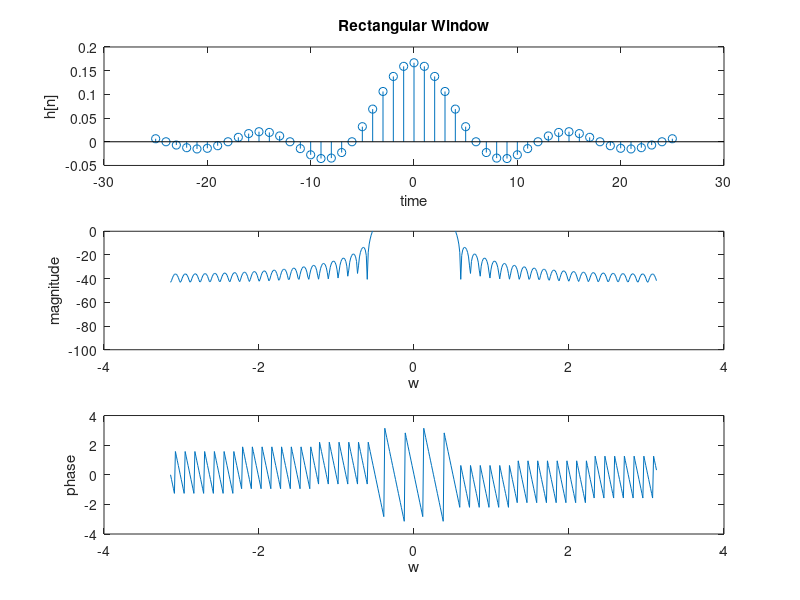
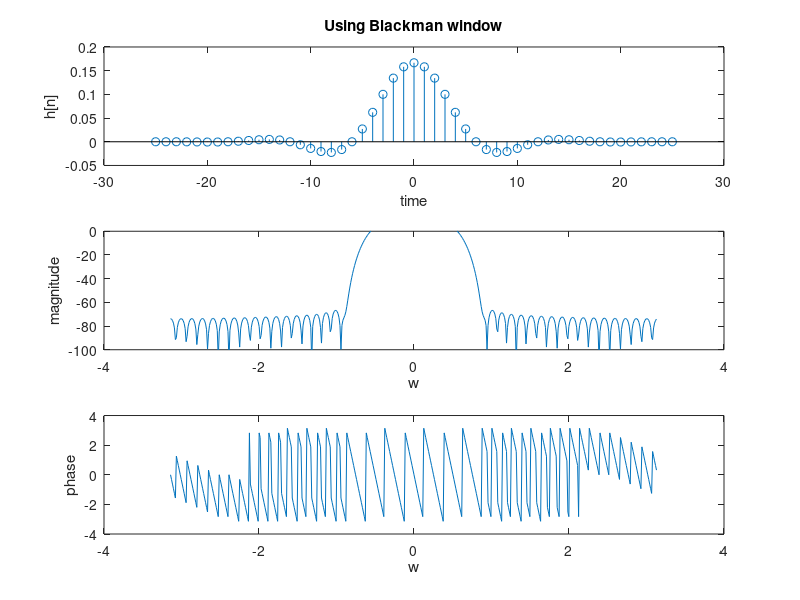
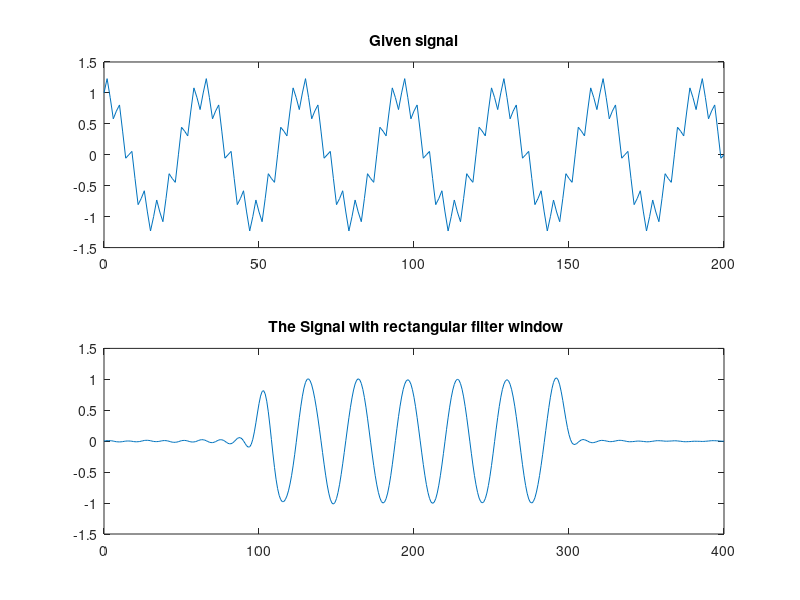
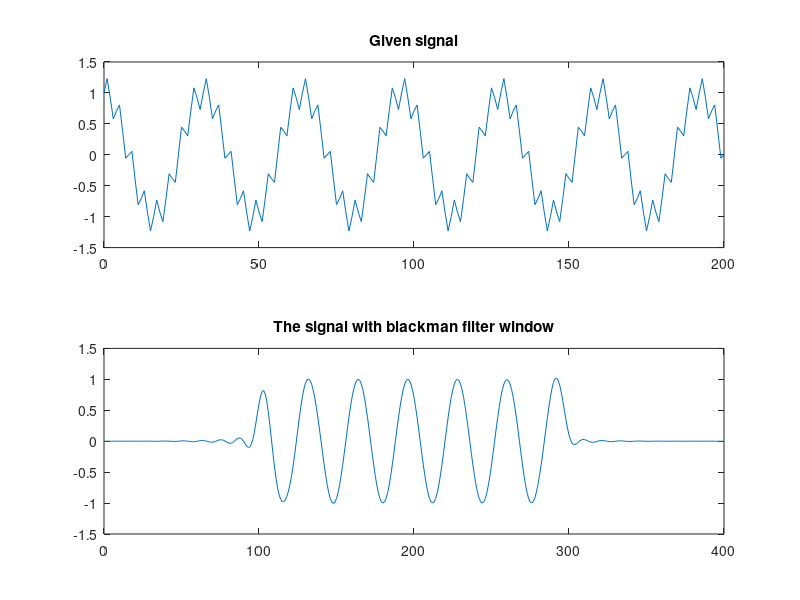

MATLAB code to generate these figures, in order:
% a)b)

N=51;
M=(N-1)/2;
x=[0:N-1];
Hd=sinc((x-M)/6)/6;
w=ones(N,1);
h=Hd.*w';
h=h';
h(abs(h)< exp(-10))=0;
figure();
subplot (3,1,1) , stem(-25:25,h);title("Rectangular Window");

N=500;
Hw=fft(h,N);
Hw=fftshift(Hw);
xlabel("time");ylabel("h[n]");
subplot (3,1,2) , plot(-pi:2*pi/N:pi-(2*pi/N),20*log10(abs(normalize(Hw))));
ylim([-100,0]);xlabel("w");ylabel("magnitude");
subplot (3,1,3) , plot(-pi:2*pi/N:pi-(2*pi/N),angle(Hw));
xlabel("w");ylabel("phase");
h1=h;


%-----------------------
%c)d)
N=51;
M=(N-1)/2;
x=[0:N-1];
Hd=sinc((x-M)/6)/6;
w=ones(N,1);
h=Hd.*blackman(N)';
h=h';
h(abs(h)< exp(-10))=0;
figure()
subplot (3,1,1) , stem(-25:25,h);title("Using Blackman window")

Hw = fft(h,500);
N=500;
Hw = fftshift(Hw);
xlabel("time");ylabel("h[n]");
subplot (3,1,2) , plot(-pi:2*pi/N:pi-(2*pi/N),20*log10(abs(normalize(Hw))));
ylim([-100,0]);xlabel("w");ylabel("magnitude");
subplot (3,1,3) , plot(-pi:2*pi/N:pi-(2*pi/N),angle(Hw));
xlabel("w");ylabel("phase");
h2=h;
%-------------------------

N=201;
n=[0:N-1];
x=cos(pi*n/16) + sin(pi*n/2)/4;
M=(N-1)/2;
Hd=sinc((n-M)/6)/6;
w=ones(N,1);
h=Hd.*w';
h=h';
y=conv(x,h);
figure()
subplot(2,1,1) , plot(n,x);ylim([-1.5,1.5]);title("Given signal");ylim([-1.5,1.5])
subplot(2,1,2) , plot(0:length(y)-1,y);ylim([-1.5,1.5]);title(" The Signal with rectangular filter window");ylim([-1.5,1.5]);

%----------------------
n=(0:N-1);
M=(N-1)/2;
Hd=sinc((n-M)/6)/6;
w=ones(N,1);
h=Hd.*blackman(N)';
y=conv(x,h');
figure()
subplot(2,1,1) , plot(n,x);ylim([-1.5,1.5]);title("Given signal");ylim([-1.5,1.5]);
subplot(2,1,2) , plot(0:length(y)-1,y);ylim([-1.5,1.5]);title("The signal with blackman filter window");
%---------------------
N=201;
n=[0:N-1];
z=randn(1,201);
x=cos(pi*n/16) + z/4;
M=(N-1)/2;
Hd=sinc((n-M)/6)/6;
w=ones(N,1);
h=Hd.*w';
h=h';
y=conv(x,h);
figure()
subplot(2,1,1) , plot(n,x);ylim([-1.5,1.5]);title("Given signal");ylim([-1.5,1.5])
subplot(2,1,2) , plot(0:length(y)-1,y);ylim([-1.5,1.5]);title("The signal with rectangular filter window");ylim([-1.5,1.5]);
%--------------
n=(0:N-1);
M=(N-1)/2;
Hd=sinc((n-M)/6)/6;
w=ones(N,1);
h=Hd.*blackman(N)';
y=conv(x,h');
figure()
subplot(2,1,1) , plot(n,x);ylim([-1.5,1.5]);title("Given signal");ylim([-1.5,1.5]);
subplot(2,1,2) , plot(0:length(y)-1,y);ylim([-1.5,1.5]);title("Given signal with blackman filter window");
%----------------
%f)
N=51;
M=(N-1)/2;
x=[0:N-1];
Hd=zeros(1,N);
for i=x
Hd(i+1)=(-1)^(i)*sinc(pi*(i-M)/6)/6;
end
w=ones(N,1);
h=Hd.*w';
h=h';
h(abs(h)< exp(-10))=0;
figure()
subplot (3,1,1) , stem(0:50,h);title("New Rectangular Window");
N=500;
Hw = fft(h,N);
Hw = fftshift(Hw);
xlabel("time");ylabel("h[n]");
subplot (3,1,2) , plot(-pi:2*pi/N:pi-(2*pi/N),20*log10(abs(normalize(Hw))));
ylim([-100,0]);xlabel("w");ylabel("magnitude");
subplot (3,1,3) , plot(-pi:2*pi/N:pi-(2*pi/N),angle(Hw));
xlabel("w");ylabel("phase");
